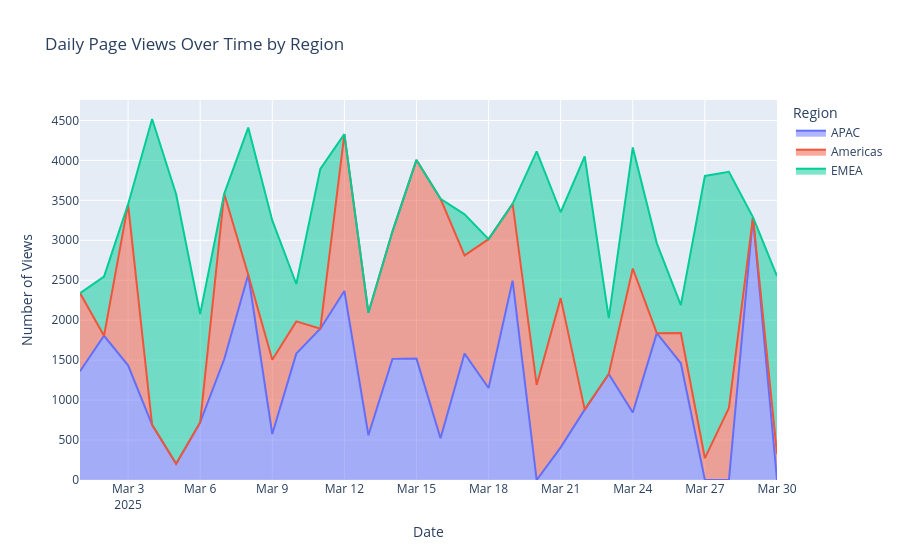
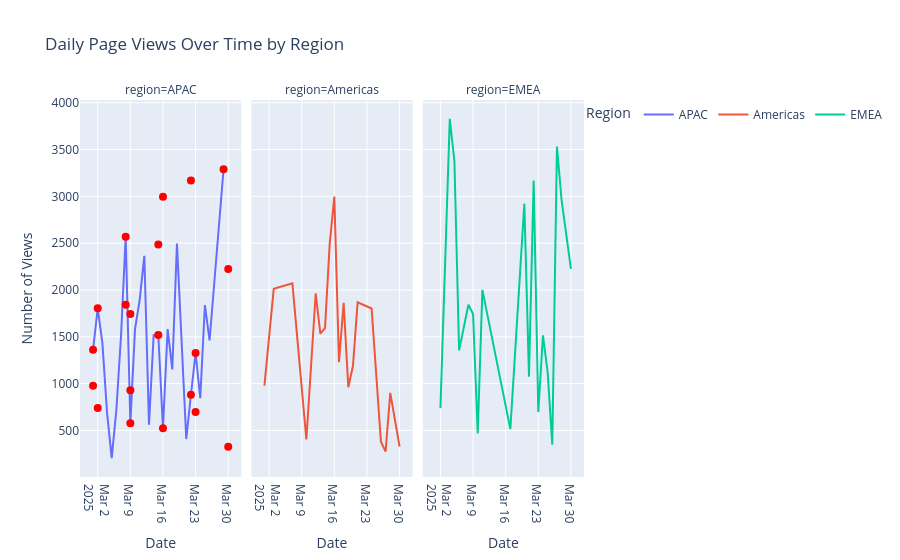

The cell these charts' notebook holds for them, in order:
### Code cell
# Example 2: Website Traffic by Page & Region
import pandas as pd
import numpy as np
from plot_agent.agent import PlotAgent


df = pd.DataFrame({
    "date": pd.date_range("2025-03-01", periods=30, freq="D").repeat(3),
    "page": ["Home", "Product", "Blog"] * 30,
    "views": np.random.randint(200, 2000, 90),
    "region": np.random.choice(["Americas", "EMEA", "APAC"], 90)
})

agent = PlotAgent()
agent.set_df(df)

# Initial plot
response = agent.process_message(
    "Draw a stacked area chart of daily page views over time, broken out by region."
)
fig = agent.get_figure()
fig.show()

# Follow-up iteration
response = agent.process_message(
    "Switch to a faceted line chart (one subplot per region), add markers at weekends, and include a legend outside the plots."
)
fig = agent.get_figure()
fig.show()

### Figure 1 — Plotly figure (JSON) as saved in the notebook; plotly's stock layout.template omitted (floating-point values rounded to 4 significant figures)
{"data": [{"fillpattern": {"shape": ""}, "hovertemplate": "region=APAC<br>Date=%{x}<br>Number of Views=%{y}<extra></extra>", "legendgroup": "APAC", "line": {"color": "#636efa"}, "marker": {"symbol": "circle"}, "mode": "lines", "name": "APAC", "orientation": "v", "showlegend": true, "stackgroup": "1", "type": "scatter", "x": ["2025-03-01T00:00:00", "2025-03-02T00:00:00", "2025-03-03T00:00:00", "2025-03-04T00:00:00", "2025-03-05T00:00:00", "2025-03-06T00:00:00", "2025-03-07T00:00:00", "2025-03-08T00:00:00", "2025-03-09T00:00:00", "2025-03-10T00:00:00", "2025-03-11T00:00:00", "2025-03-12T00:00:00", "2025-03-13T00:00:00", "2025-03-14T00:00:00", "2025-03-15T00:00:00", "2025-03-16T00:00:00", "2025-03-17T00:00:00", "2025-03-18T00:00:00", "2025-03-19T00:00:00", "2025-03-21T00:00:00", "2025-03-22T00:00:00", "2025-03-23T00:00:00", "2025-03-24T00:00:00", "2025-03-25T00:00:00", "2025-03-26T00:00:00", "2025-03-29T00:00:00"], "xaxis": "x", "y": [1361, 1805, 1436, 690, 204, 721, 1511, 2569, 576, 1582, 1893, 2365, 560, 1516, 1519, 523, 1582, 1152, 2495, 408, 881, 1327, 844, 1838, 1461, 3290], "yaxis": "y"}, {"fillpattern": {"shape": ""}, "hovertemplate": "region=Americas<br>Date=%{x}<br>Number of Views=%{y}<extra></extra>", "legendgroup": "Americas", "line": {"color": "#EF553B"}, "marker": {"symbol": "circle"}, "mode": "lines", "name": "Americas", "orientation": "v", "showlegend": true, "stackgroup": "1", "type": "scatter", "x": ["2025-03-01T00:00:00", "2025-03-03T00:00:00", "2025-03-07T00:00:00", "2025-03-09T00:00:00", "2025-03-10T00:00:00", "2025-03-12T00:00:00", "2025-03-13T00:00:00", "2025-03-14T00:00:00", "2025-03-15T00:00:00", "2025-03-16T00:00:00", "2025-03-17T00:00:00", "2025-03-18T00:00:00", "2025-03-19T00:00:00", "2025-03-20T00:00:00", "2025-03-21T00:00:00", "2025-03-24T00:00:00", "2025-03-26T00:00:00", "2025-03-27T00:00:00", "2025-03-28T00:00:00", "2025-03-30T00:00:00"], "xaxis": "x", "y": [978, 2013, 2071, 929, 403, 1963, 1533, 1593, 2487, 2997, 1229, 1862, 961, 1190, 1868, 1802, 379, 273, 901, 327], "yaxis": "y"}, {"fillpattern": {"shape": ""}, "hovertemplate": "region=EMEA<br>Date=%{x}<br>Number of Views=%{y}<extra></extra>", "legendgroup": "EMEA", "line": {"color": "#00cc96"}, "marker": {"symbol": "circle"}, "mode": "lines", "name": "EMEA", "orientation": "v", "showlegend": true, "stackgroup": "1", "type": "scatter", "x": ["2025-03-02T00:00:00", "2025-03-04T00:00:00", "2025-03-05T00:00:00", "2025-03-06T00:00:00", "2025-03-08T00:00:00", "2025-03-09T00:00:00", "2025-03-10T00:00:00", "2025-03-11T00:00:00", "2025-03-17T00:00:00", "2025-03-20T00:00:00", "2025-03-21T00:00:00", "2025-03-22T00:00:00", "2025-03-23T00:00:00", "2025-03-24T00:00:00", "2025-03-25T00:00:00", "2025-03-26T00:00:00", "2025-03-27T00:00:00", "2025-03-28T00:00:00", "2025-03-30T00:00:00"], "xaxis": "x", "y": [740, 3828, 3373, 1355, 1842, 1744, 468, 2001, 514, 2922, 1075, 3169, 698, 1516, 1124, 349, 3532, 2956, 2225], "yaxis": "y"}], "layout": {"legend": {"title": {"text": "Region"}, "tracegroupgap": 0}, "title": {"text": "Daily Page Views Over Time by Region"}, "xaxis": {"anchor": "y", "domain": [0.0, 1.0], "title": {"text": "Date"}}, "yaxis": {"anchor": "x", "domain": [0.0, 1.0], "title": {"text": "Number of Views"}}}}

### Figure 2 — Plotly figure (JSON) as saved in the notebook; plotly's stock layout.template omitted (floating-point values rounded to 4 significant figures)
{"data": [{"hovertemplate": "region=APAC<br>Date=%{x}<br>Number of Views=%{y}<extra></extra>", "legendgroup": "APAC", "line": {"color": "#636efa", "dash": "solid"}, "marker": {"symbol": "circle"}, "mode": "lines", "name": "APAC", "orientation": "v", "showlegend": true, "type": "scatter", "x": ["2025-03-01T00:00:00", "2025-03-02T00:00:00", "2025-03-03T00:00:00", "2025-03-04T00:00:00", "2025-03-05T00:00:00", "2025-03-06T00:00:00", "2025-03-07T00:00:00", "2025-03-08T00:00:00", "2025-03-09T00:00:00", "2025-03-10T00:00:00", "2025-03-11T00:00:00", "2025-03-12T00:00:00", "2025-03-13T00:00:00", "2025-03-14T00:00:00", "2025-03-15T00:00:00", "2025-03-16T00:00:00", "2025-03-17T00:00:00", "2025-03-18T00:00:00", "2025-03-19T00:00:00", "2025-03-21T00:00:00", "2025-03-22T00:00:00", "2025-03-23T00:00:00", "2025-03-24T00:00:00", "2025-03-25T00:00:00", "2025-03-26T00:00:00", "2025-03-29T00:00:00"], "xaxis": "x", "y": [1361, 1805, 1436, 690, 204, 721, 1511, 2569, 576, 1582, 1893, 2365, 560, 1516, 1519, 523, 1582, 1152, 2495, 408, 881, 1327, 844, 1838, 1461, 3290], "yaxis": "y"}, {"hovertemplate": "region=Americas<br>Date=%{x}<br>Number of Views=%{y}<extra></extra>", "legendgroup": "Americas", "line": {"color": "#EF553B", "dash": "solid"}, "marker": {"symbol": "circle"}, "mode": "lines", "name": "Americas", "orientation": "v", "showlegend": true, "type": "scatter", "x": ["2025-03-01T00:00:00", "2025-03-03T00:00:00", "2025-03-07T00:00:00", "2025-03-09T00:00:00", "2025-03-10T00:00:00", "2025-03-12T00:00:00", "2025-03-13T00:00:00", "2025-03-14T00:00:00", "2025-03-15T00:00:00", "2025-03-16T00:00:00", "2025-03-17T00:00:00", "2025-03-18T00:00:00", "2025-03-19T00:00:00", "2025-03-20T00:00:00", "2025-03-21T00:00:00", "2025-03-24T00:00:00", "2025-03-26T00:00:00", "2025-03-27T00:00:00", "2025-03-28T00:00:00", "2025-03-30T00:00:00"], "xaxis": "x2", "y": [978, 2013, 2071, 929, 403, 1963, 1533, 1593, 2487, 2997, 1229, 1862, 961, 1190, 1868, 1802, 379, 273, 901, 327], "yaxis": "y2"}, {"hovertemplate": "region=EMEA<br>Date=%{x}<br>Number of Views=%{y}<extra></extra>", "legendgroup": "EMEA", "line": {"color": "#00cc96", "dash": "solid"}, "marker": {"symbol": "circle"}, "mode": "lines", "name": "EMEA", "orientation": "v", "showlegend": true, "type": "scatter", "x": ["2025-03-02T00:00:00", "2025-03-04T00:00:00", "2025-03-05T00:00:00", "2025-03-06T00:00:00", "2025-03-08T00:00:00", "2025-03-09T00:00:00", "2025-03-10T00:00:00", "2025-03-11T00:00:00", "2025-03-17T00:00:00", "2025-03-20T00:00:00", "2025-03-21T00:00:00", "2025-03-22T00:00:00", "2025-03-23T00:00:00", "2025-03-24T00:00:00", "2025-03-25T00:00:00", "2025-03-26T00:00:00", "2025-03-27T00:00:00", "2025-03-28T00:00:00", "2025-03-30T00:00:00"], "xaxis": "x3", "y": [740, 3828, 3373, 1355, 1842, 1744, 468, 2001, 514, 2922, 1075, 3169, 698, 1516, 1124, 349, 3532, 2956, 2225], "yaxis": "y3"}, {"marker": {"color": "red", "size": 8}, "mode": "markers", "name": "Weekend", "showlegend": false, "type": "scatter", "x": ["2025-03-01T00:00:00", "2025-03-02T00:00:00", "2025-03-08T00:00:00", "2025-03-09T00:00:00", "2025-03-15T00:00:00", "2025-03-16T00:00:00", "2025-03-22T00:00:00", "2025-03-23T00:00:00", "2025-03-29T00:00:00"], "xaxis": "x", "y": [1361, 1805, 2569, 576, 1519, 523, 881, 1327, 3290], "yaxis": "y"}, {"marker": {"color": "red", "size": 8}, "mode": "markers", "name": "Weekend", "showlegend": false, "type": "scatter", "x": ["2025-03-01T00:00:00", "2025-03-09T00:00:00", "2025-03-15T00:00:00", "2025-03-16T00:00:00", "2025-03-30T00:00:00"], "xaxis": "x", "y": [978, 929, 2487, 2997, 327], "yaxis": "y"}, {"marker": {"color": "red", "size": 8}, "mode": "markers", "name": "Weekend", "showlegend": false, "type": "scatter", "x": ["2025-03-02T00:00:00", "2025-03-08T00:00:00", "2025-03-09T00:00:00", "2025-03-22T00:00:00", "2025-03-23T00:00:00", "2025-03-30T00:00:00"], "xaxis": "x", "y": [740, 1842, 1744, 3169, 698, 2225], "yaxis": "y"}], "layout": {"annotations": [{"font": {}, "showarrow": false, "text": "region=APAC", "x": 0.16, "xanchor": "center", "xref": "paper", "y": 1.0, "yanchor": "bottom", "yref": "paper"}, {"font": {}, "showarrow": false, "text": "region=Americas", "x": 0.5, "xanchor": "center", "xref": "paper", "y": 1.0, "yanchor": "bottom", "yref": "paper"}, {"font": {}, "showarrow": false, "text": "region=EMEA", "x": 0.84, "xanchor": "center", "xref": "paper", "y": 1.0, "yanchor": "bottom", "yref": "paper"}], "legend": {"orientation": "h", "title": {"text": "Region"}, "tracegroupgap": 0, "traceorder": "normal", "x": 1, "y": 1}, "title": {"text": "Daily Page Views Over Time by Region"}, "xaxis": {"anchor": "y", "domain": [0.0, 0.32], "title": {"text": "Date"}}, "xaxis2": {"anchor": "y2", "domain": [0.34, 0.66], "matches": "x", "title": {"text": "Date"}}, "xaxis3": {"anchor": "y3", "domain": [0.68, 1.0], "matches": "x", "title": {"text": "Date"}}, "yaxis": {"anchor": "x", "domain": [0.0, 1.0], "title": {"text": "Number of Views"}}, "yaxis2": {"anchor": "x2", "domain": [0.0, 1.0], "matches": "y", "showticklabels": false}, "yaxis3": {"anchor": "x3", "domain": [0.0, 1.0], "matches": "y", "showticklabels": false}}}
